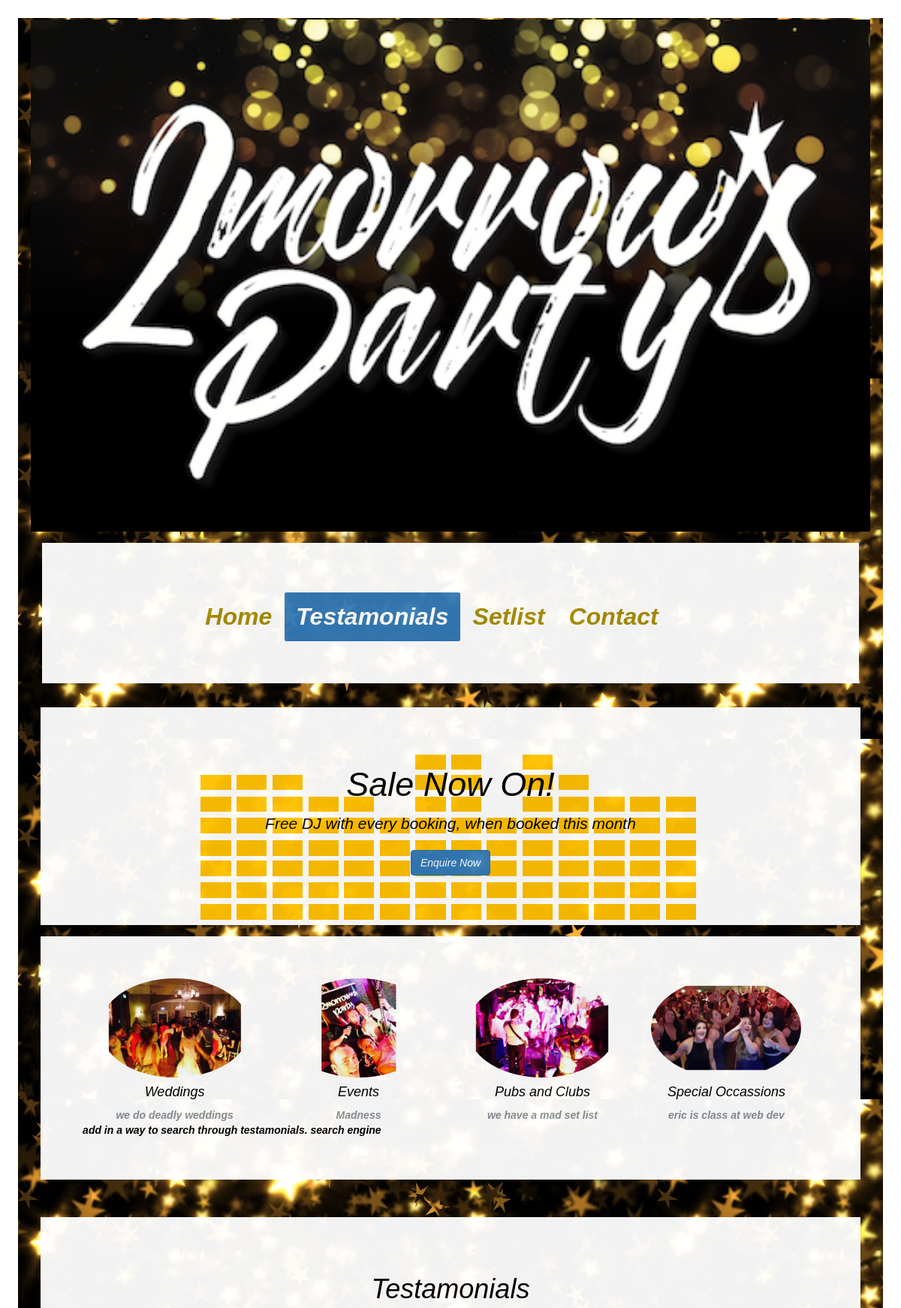
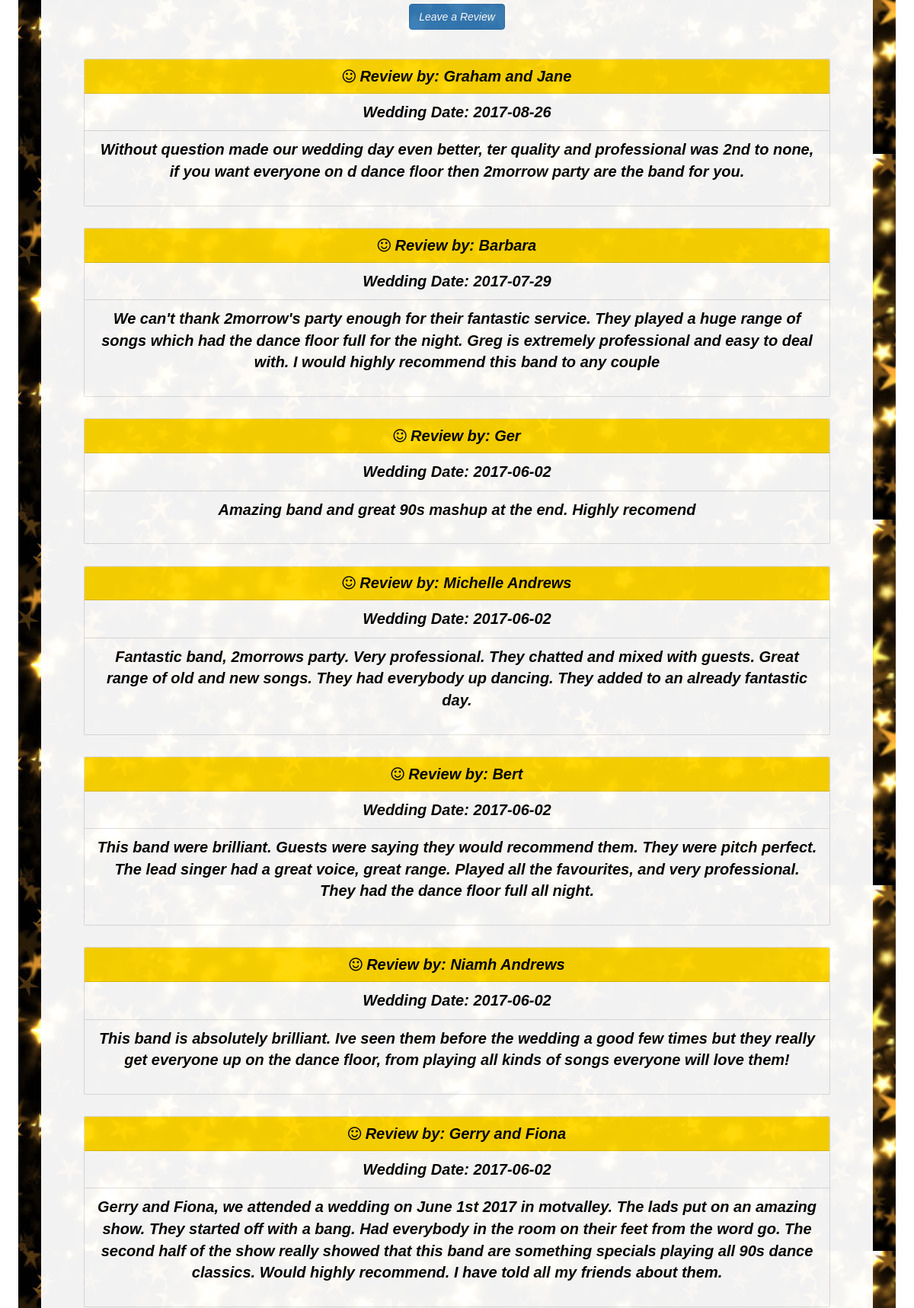
Screenshot of /testamonials.php (upper part) with the database file from the repository (2 pictures, top to bottom).
### tables this page shows
CREATE TABLE `testamonials` (
  `id` int(11) NOT NULL,
  `display` tinyint(1) NOT NULL DEFAULT '0',
  `message` varchar(1000) NOT NULL,
  `customer` varchar(50) NOT NULL,
  `date` date NOT NULL
);

### testamonials.php (the view, shortened to what this page needs)
<?php
include 'db/database.php';
?>
<!doctype html>
<html lang="en">
  <head>
  <link rel="stylesheet" href="https://maxcdn.bootstrapcdn.com/bootstrap/4.0.0-beta.3/css/bootstrap.min.css">
 <link href="css/bootstrap.min.css" rel="stylesheet">
 <link rel="stylesheet" href="https://cdnjs.cloudflare.com/ajax/libs/font-awesome/4.7.0/css/font-awesome.min.css">
    <link href="css/main.css" rel="stylesheet">
    <link rel="stylesheet" href="https://maxcdn.bootstrapcdn.com/bootstrap/3.3.7/css/bootstrap.min.css">
  </head>
  <body>
    <div class="container">
      <header class="header clearfix">
          <img src="images/2mp.png" id="img">
          <nav id="whiteBlock">
          <ul class="nav nav-pills">
            <li class="nav-item">
              <a class="nav-link" href="index.php">Home </a>
            </li>
            <li class="nav-item active">
              <a class="nav-link " href="testamonials.php">Testamonials <span class="sr-only">(current)</span></a>
            </li>
            <li class="nav-item">
              <a class="nav-link" href="setlist.php">Setlist</a>
            </li>
            <li class="nav-item">
              <a class="nav-link" href="contact.php">Contact</a>
            </li>
          </ul>
        </nav>
      </header>
        <div class="jumbo" >
          <div class="cont" id="whiteBlock" width="30%" height="50%">
            <h1 class="display-3">Sale Now On!</h1>
            <p class="lead">Free DJ with every booking, when booked this month</p>
            <p><a class="btn btn-primary" href="contact.php" role="button">Enquire Now</a></p>
          </div>
          </div>
          <section class="row text-center placeholders" id="whiteBlock">
            <div class="col-6 col-sm-3 placeholder">
              <img src="images/sp17.jpg" width="200" height="200" class="img-fluid rounded-circle" alt="Generic placeholder thumbnail">
              <h4>Weddings</h4>
              <div class="text-muted">we do deadly weddings</div>
            </div>
            <div class="col-6 col-sm-3 placeholder">
              <img src="images/sp15.jpg" width="200" height="200" class="img-fluid rounded-circle" alt="Generic placeholder thumbnail">
              <h4>Events</h4>
              <span class="text-muted">Madness</span>
            </div>
            <div class="col-6 col-sm-3 placeholder">
              <img src="images/sp12.jpg" width="200" height="200" class="img-fluid rounded-circle" alt="Generic placeholder thumbnail">
              <h4>Pubs and Clubs</h4>
              <span class="text-muted">we have a mad set list</span>
            </div>
            <div class="col-6 col-sm-3 placeholder">
              <img src="images/sp10.png" width="200" height="200" class="img-fluid rounded-circle" alt="Generic placeholder thumbnail">
              <h4>Special Occassions</h4>
              <span class="text-muted">eric is class at web dev</span>
            </div>
              add in a way to search through testamonials. search engine
          </section>
              <br>
              <div class="bio" id="whiteBlock">
                <div class="row marketing">
                  <div class="col-lg-12">
                    <h1>Testamonials</h1>
                    <p><a class="btn btn-primary" href="review.php" role="button">Leave a Review
          </a></p>
          <br>
              <?php
                  $query1 = "SELECT customer, message, date FROM testamonials WHERE display = 1 ORDER BY date desc; ";
                  $run = $mysqli->query($query1);
                  while ($row = $run->fetch_array()) {
                      $message = $row['message'];
                      $customer = $row['customer'];
                      $date = $row['date'];
                      echo '
                      <div class="card" style="width: 100%;">
                <div class="card-header">
                <i class="fa fa-smile-o" aria-hidden="true"></i>   Review by: '.$customer.'
                </div>
                <ul class="list-group list-group-flush">
                  <li class="list-group-item">Wedding Date: '.$date.'</li>
                  <li class="list-group-item">'.$message.'</li>
                </ul>
              </div>
              <br>
                    ';
                  }
               ?>
                </div>
              </div>
    </div>
  </div>
  </body>
</html>

### css/main.css (style rules this page uses)
* { font-style: oblique; font-family:sans-serif; }
body { background-image: url(../images/music6.gif); background-position:bottom center; background-repeat: no-repeat; margin:2% !important; }
#img { display: block; max-width:100%; max-height:50% !important; width: 100%; height:50%; }
.container { width: 100% !important; max-width:100% !important; padding-right: 2%; padding-left: 2%; margin-top:2% !important; background-image: url(../images/topbg.jpg); }
#whiteBlock { margin: 15px; padding:5%; background-color: #ffffff; color:black; font-weight: bold; color: #000000; opacity:0.95; text-align: center; }
.card-header { background-color: gold; }
.header { padding-bottom: 3%; background-position: center; background-repeat: no-repeat; background-size: cover; padding:2px !important; }
.nav { margin-left: 15%; text-align: center; margin-top:1%; font-size: 32px; padding : 0 25px; }
.nav a { color:#a88e01; }
.bio { text-align: justify; font-size: 20px; font-style: italic; padding: 5%; }
.jumbo .cont { color:red; font-size: 20px; font-weight: bold; position:relative; text-align: center; background-image: url(../images/music6.gif); background-position:bottom center; background-repeat: no-repeat; }

### rows the page displays
testamonials: customer "Graham and Jane", date "2017-08-26", message "Without question made our wedding day even better, ter quality and professional was 2nd to none, if you want everyone on d dance floor then 2morrow party are the band for you."
testamonials: customer "Barbara", date "2017-07-29", message "We can't thank 2morrow's party enough for their fantastic service. They played a huge range of songs which had the dance floor full for the night. Greg is extremely professional and easy to deal with. I would highly recommend this band to any couple"
testamonials: customer "Ger", date "2017-06-02", message "Amazing band and great 90s mashup at the end. Highly recomend"
testamonials: customer "Michelle Andrews", date "2017-06-02", message "Fantastic band, 2morrows party. Very professional. They chatted and mixed with guests. Great range of old and new songs. They had everybody up dancing. They added to an already fantastic day."
testamonials: customer "Bert", date "2017-06-02", message "This band were brilliant. Guests were saying they would recommend them. They were pitch perfect. The lead singer had a great voice, great range. Played all the favourites, and very professional. They had the dance floor full all night."
testamonials: customer "Niamh Andrews", date "2017-06-02", message "This band is absolutely brilliant. Ive seen them before the wedding a good few times but they really get everyone up on the dance floor, from playing all kinds of songs everyone will love them!"
testamonials: customer "Gerry and Fiona", date "2017-06-02", message "Gerry and Fiona, we attended a wedding on June 1st 2017 in motvalley. The lads put on an amazing show. They started off with a bang. Had everybody in the room on their feet from the word go. The second half of the show really showed that this band are something specials playing all 90s dance classics. Would highly recommend. I have told all my friends about them."
